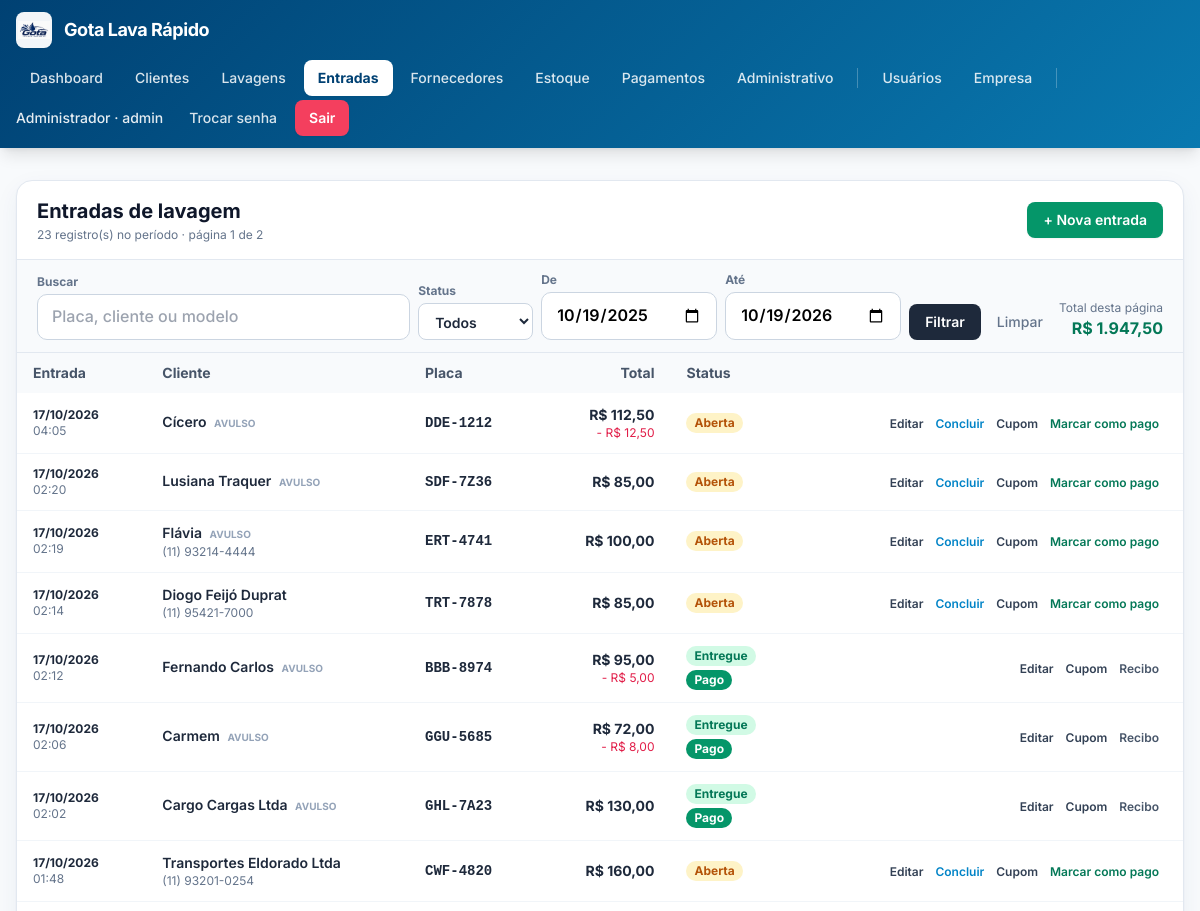
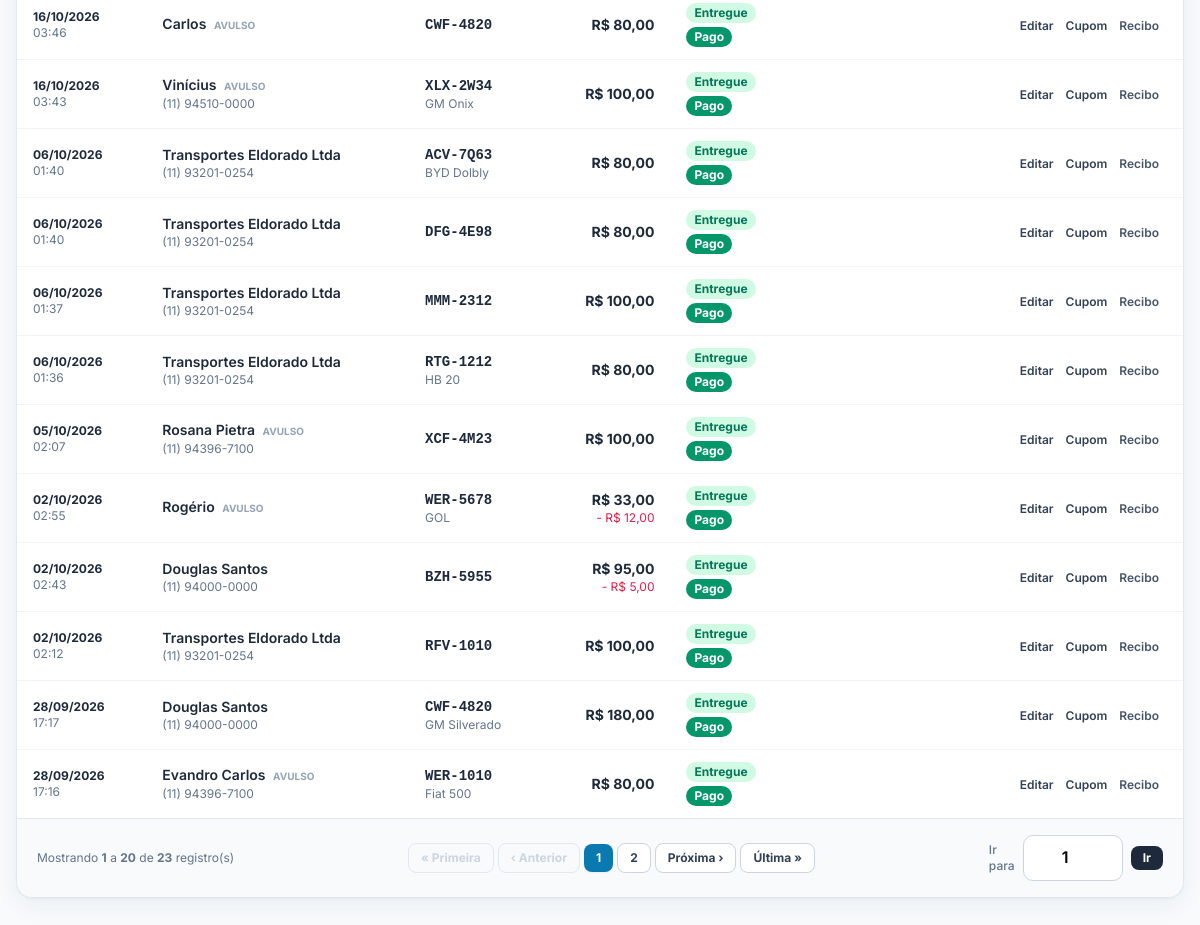
The app's page /entradas.php (signed in), older data (2 pictures, top to bottom).
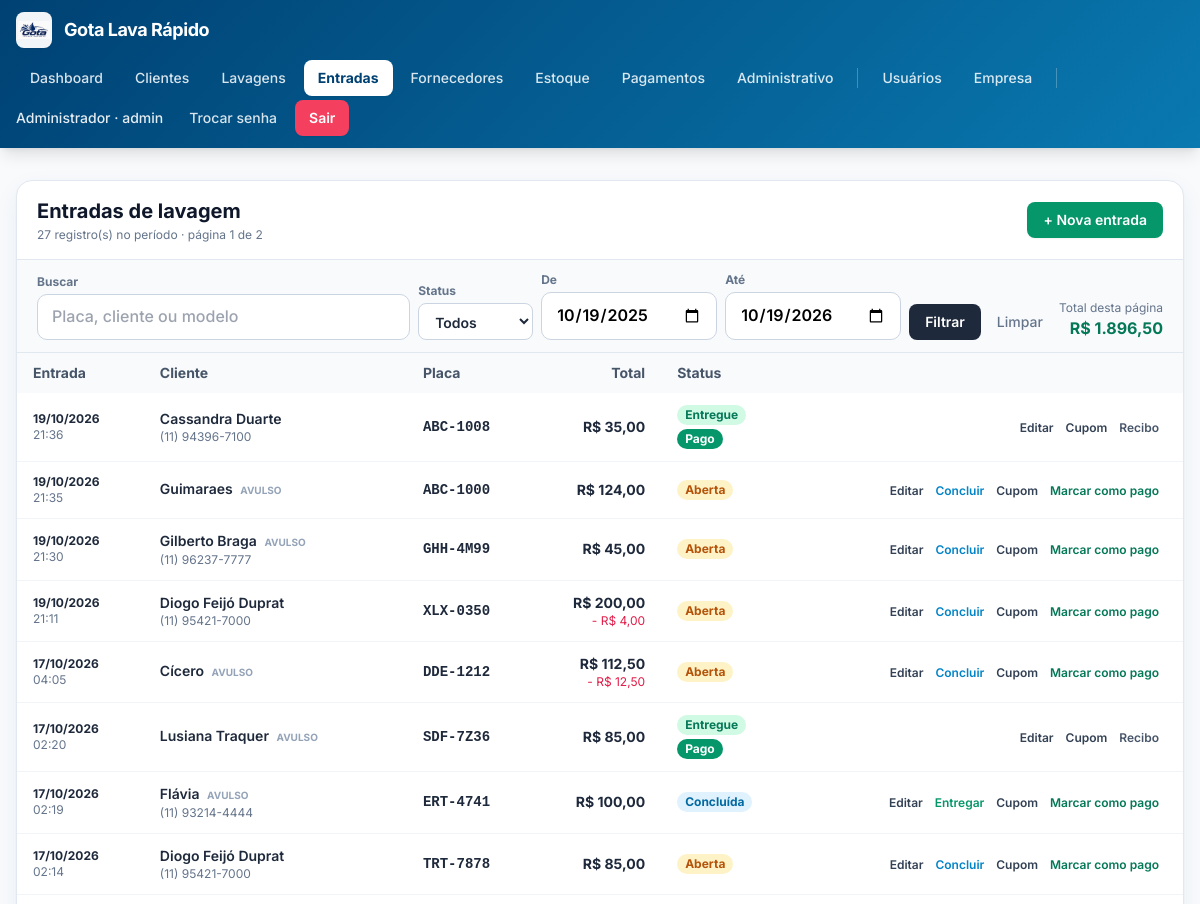
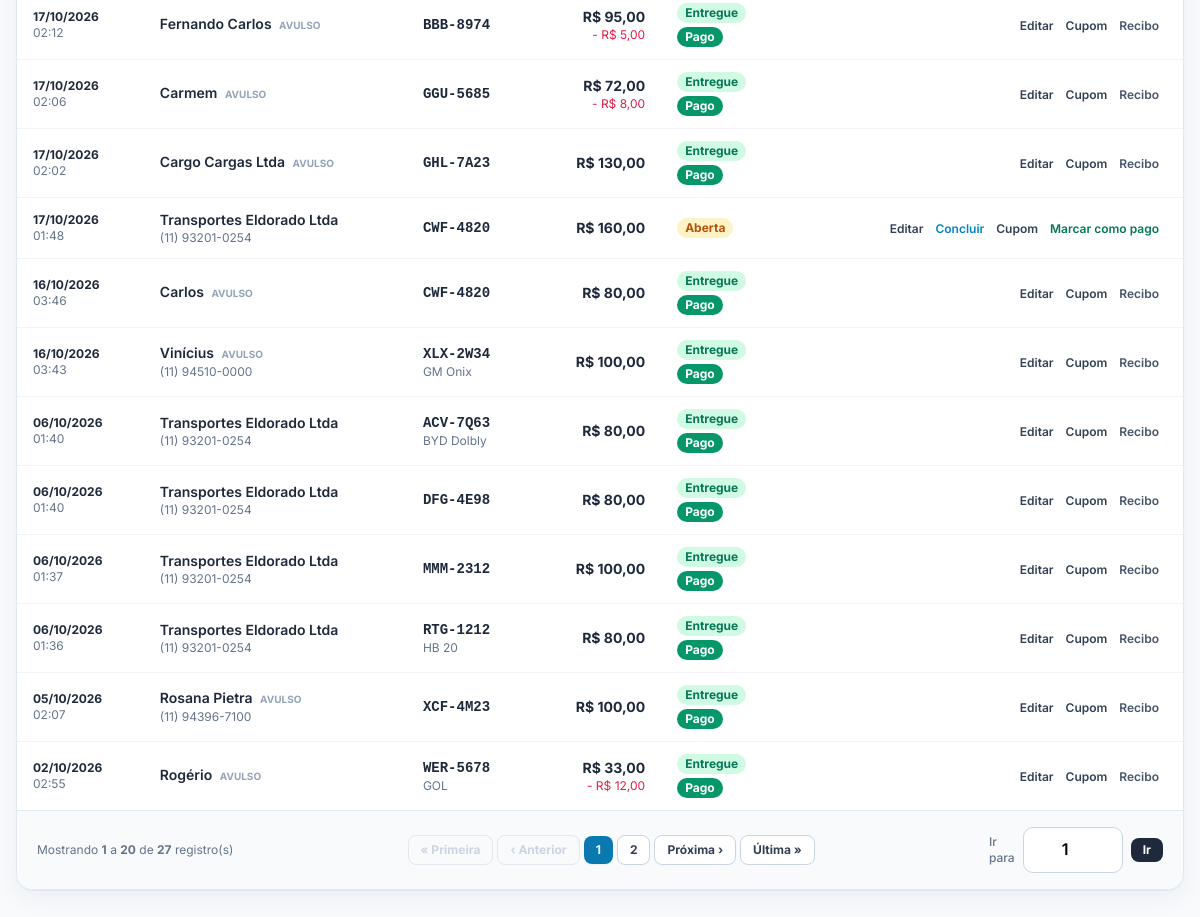
The same page, newer data (2 pictures, top to bottom).
### tables this page shows
CREATE TABLE lavagem_entradas (
        id INTEGER PRIMARY KEY AUTOINCREMENT,
        cliente_id INTEGER,
        placa TEXT NOT NULL DEFAULT '',
        veiculo_id INTEGER,
        veiculo_manual_marca TEXT NOT NULL DEFAULT '',
        veiculo_manual_modelo TEXT NOT NULL DEFAULT '',
        veiculo_manual_cor TEXT NOT NULL DEFAULT '',
        veiculo_manual_ano TEXT NOT NULL DEFAULT '',
        data_entrada TEXT NOT NULL,
        hora_entrada TEXT NOT NULL,
        previsao_saida_horas INTEGER NOT NULL DEFAULT 0,
        previsao_saida_datetime TEXT NOT NULL DEFAULT '',
        observacoes TEXT NOT NULL DEFAULT '',
        avarias TEXT NOT NULL DEFAULT '',
        status TEXT NOT NULL DEFAULT 'aberta',
        subtotal_centavos INTEGER NOT NULL DEFAULT 0,
        desconto_centavos INTEGER NOT NULL DEFAULT 0,
        desconto_percentual INTEGER NOT NULL DEFAULT 0,
        total_centavos INTEGER NOT NULL DEFAULT 0,
        pago INTEGER NOT NULL DEFAULT 0,
        criado_por INTEGER,
        criado_em TEXT NOT NULL DEFAULT (datetime('now','localtime')),
        atualizado_em TEXT NOT NULL DEFAULT (datetime('now','localtime')), cliente_nome_avulso TEXT NOT NULL DEFAULT '', cliente_celular TEXT NOT NULL DEFAULT '', sms_enviado INTEGER NOT NULL DEFAULT 0, sms_enviado_em TEXT NOT NULL DEFAULT '',
        FOREIGN KEY (cliente_id) REFERENCES clientes(id) ON DELETE SET NULL,
        FOREIGN KEY (veiculo_id) REFERENCES veiculos(id) ON DELETE SET NULL
    );

CREATE TABLE clientes (
        id INTEGER PRIMARY KEY AUTOINCREMENT,
        tipo TEXT NOT NULL DEFAULT 'F',
        nome TEXT NOT NULL DEFAULT '',
        nome_fantasia TEXT NOT NULL DEFAULT '',
        cpf_cnpj TEXT NOT NULL DEFAULT '',
        rg_ie TEXT NOT NULL DEFAULT '',
        data_nascimento TEXT NOT NULL DEFAULT '',
        email TEXT NOT NULL DEFAULT '',
        telefone TEXT NOT NULL DEFAULT '',
        celular TEXT NOT NULL DEFAULT '',
        cep TEXT NOT NULL DEFAULT '',
        endereco TEXT NOT NULL DEFAULT '',
        numero TEXT NOT NULL DEFAULT '',
        complemento TEXT NOT NULL DEFAULT '',
        bairro TEXT NOT NULL DEFAULT '',
        cidade TEXT NOT NULL DEFAULT '',
        uf TEXT NOT NULL DEFAULT '',
        observacoes TEXT NOT NULL DEFAULT '',
        ativo INTEGER NOT NULL DEFAULT 1,
        criado_em TEXT NOT NULL DEFAULT (datetime('now','localtime')),
        atualizado_em TEXT NOT NULL DEFAULT (datetime('now','localtime'))
    );

### config.php (called while the page is built, shortened)
<?php
function db(): PDO {
    static $pdo = null;
    if ($pdo === null) {
        $pdo = new PDO('sqlite:' . DB_PATH, null, null, [
            PDO::ATTR_ERRMODE            => PDO::ERRMODE_EXCEPTION,
            PDO::ATTR_DEFAULT_FETCH_MODE => PDO::FETCH_ASSOC,
        ]);
        $pdo->exec('PRAGMA foreign_keys = ON');
        $pdo->exec('PRAGMA journal_mode = WAL');
    }
    return $pdo;
}
require_once APP_ROOT . '/functions.php';

### functions.php (called while the page is built, shortened)
<?php
function e(?string $s): string {
    return htmlspecialchars((string)$s, ENT_QUOTES, 'UTF-8');
}
function normalizar_placa(string $placa): string {
    return strtoupper(preg_replace('/[^A-Za-z0-9]/', '', $placa));
}
function formatar_placa(string $placa): string {
    $p = normalizar_placa($placa);
    return substr($p, 0, 3) . '-' . substr($p, 3);
}
function centavos_para_moeda(int $c): string {
    return number_format($c / 100, 2, ',', '.');
}
function centavos_para_moeda_brl(int $c): string {
    return 'R$ ' . centavos_para_moeda($c);
}

### entradas.php (the view, shortened to what the changed rows need)
<?php
require_once __DIR__ . '/config.php';
$busca  = trim((string)($_GET['q'] ?? ''));
$status = trim((string)($_GET['status'] ?? ''));
$de  = trim((string)($_GET['de']  ?? date('Y-m-d', strtotime('-12 months'))));
$ate = trim((string)($_GET['ate'] ?? date('Y-m-d')));
$pagina = max(1, (int)($_GET['pagina'] ?? 1));
$porPagina = 20;
$where  = [];
$params = [];
$where[] = 'e.data_entrada >= :de';
$params[':de'] = $de;
$where[] = 'e.data_entrada <= :ate';
$params[':ate'] = $ate;
$sqlWhere = 'WHERE ' . implode(' AND ', $where);
$stCount = db()->prepare("
    SELECT COUNT(*)
    FROM lavagem_entradas e
    LEFT JOIN clientes c ON c.id = e.cliente_id
    $sqlWhere
");
$stCount->execute($params);
$totalRegistros = (int)$stCount->fetchColumn();
$totalPaginas = max(1, (int)ceil($totalRegistros / $porPagina));
$offset = ($pagina - 1) * $porPagina;
$sql = "SELECT e.*, c.nome AS cliente_nome_cadastro
        FROM lavagem_entradas e
        LEFT JOIN clientes c ON c.id = e.cliente_id
        $sqlWhere
        ORDER BY e.data_entrada DESC, e.hora_entrada DESC, e.id DESC
        LIMIT $porPagina OFFSET $offset";
$st = db()->prepare($sql);
$st->execute($params);
$entradas = $st->fetchAll();
$totalPagina = 0;
foreach ($entradas as $en) $totalPagina += (int)$en['total_centavos'];
function urlPagina(int $pagina, array $filtros): string {
    $q = array_filter($filtros, fn($v) => $v !== '' && $v !== null);
    $q['pagina'] = $pagina;
    return 'entradas.php?' . http_build_query($q);
}
$filtrosAtuais = [
    'q'      => $busca,
    'status' => $status,
    'de'     => $de,
    'ate'    => $ate,
];
require __DIR__ . '/header.php';
?>
<div class="bg-white rounded-2xl shadow-card border border-slate-200 overflow-hidden">
  <div class="px-5 py-4 border-b border-slate-200 flex flex-wrap items-center justify-between gap-3">
    <div>
      <h1 class="text-xl font-bold text-slate-900">Entradas de lavagem</h1>
      <p class="text-xs text-slate-500 mt-0.5">
        <?= (int)$totalRegistros ?> registro(s) no período
        <?= $totalPaginas > 1 ? ' · página ' . $pagina . ' de ' . $totalPaginas : '' ?>
      </p>
    </div>
  </div>
  <form method="get" class="px-5 py-3 bg-slate-50 border-b border-slate-200 flex flex-wrap gap-2 items-end">
    <div class="ml-auto text-right">
      <div class="text-xs text-slate-500">Total desta página</div>
      <div class="font-bold text-emerald-700"><?= e(centavos_para_moeda_brl($totalPagina)) ?></div>
    </div>
  </form>
  <div class="overflow-x-auto">
    <table class="min-w-full text-sm">
      <thead class="bg-slate-50 text-slate-600">
        <tr>
          <th class="text-left px-4 py-2.5 font-bold">Entrada</th>
          <th class="text-left px-4 py-2.5 font-bold">Cliente</th>
          <th class="text-left px-4 py-2.5 font-bold">Placa</th>
          <th class="text-right px-4 py-2.5 font-bold">Total</th>
          <th class="text-left px-4 py-2.5 font-bold">Status</th>
          <th class="px-4 py-2.5"></th>
        </tr>
      </thead>
      <tbody class="divide-y divide-slate-100">
      <?php if (!$entradas): ?>
        <tr><td colspan="6" class="px-4 py-10 text-center text-slate-400">
          Nenhuma entrada encontrada no período selecionado.
        </td></tr>
      <?php else: ?>
        <?php foreach ($entradas as $en): ?>
          <?php
            $nomeExibir = $en['cliente_nome_cadastro'] ?: ($en['cliente_nome_avulso'] ?: '—');
            $celExibir  = $en['cliente_celular'] ?? '';
            $ehAvulso   = empty($en['cliente_id']);
          ?>
          <tr class="hover:bg-slate-50 transition">
            <td class="px-4 py-3 text-xs">
              <div class="font-bold text-slate-800"><?= e(date('d/m/Y', strtotime($en['data_entrada']))) ?></div>
              <div class="text-slate-500"><?= e(substr($en['hora_entrada'], 0, 5)) ?></div>
            </td>
            <td class="px-4 py-3">
              <div class="font-semibold text-slate-800">
                <?= e($nomeExibir) ?>
                <?php if ($ehAvulso && $nomeExibir !== '—'): ?>
                  <span class="text-[10px] uppercase text-slate-400 ml-1 font-bold">avulso</span>
                <?php endif; ?>
              </div>
              <?php if ($celExibir): ?>
                <div class="text-xs text-slate-500"><?= e($celExibir) ?></div>
              <?php endif; ?>
            </td>
            <td class="px-4 py-3">
              <div class="font-mono font-bold text-slate-800"><?= e(formatar_placa($en['placa'])) ?></div>
              <?php $desc = trim(($en['veiculo_manual_marca'] ?? '') . ' ' . ($en['veiculo_manual_modelo'] ?? '')); ?>
              <?php if ($desc): ?><div class="text-xs text-slate-500"><?= e($desc) ?></div><?php endif; ?>
            </td>
            <td class="px-4 py-3 text-right font-bold text-slate-800 whitespace-nowrap">
              <?= e(centavos_para_moeda_brl((int)$en['total_centavos'])) ?>
              <?php if ((int)$en['desconto_centavos'] > 0): ?>
                <div class="text-xs text-rose-600 font-normal">
                  - <?= e(centavos_para_moeda_brl((int)$en['desconto_centavos'])) ?>
                </div>
              <?php endif; ?>
            </td>
            <td class="px-4 py-3">
              <div class="flex flex-col gap-1">
                <?php if ($en['status'] === 'aberta'): ?>
                  <span class="inline-block text-xs px-2 py-0.5 rounded-full bg-amber-100 text-amber-700 w-fit font-bold">Aberta</span>
                <?php elseif ($en['status'] === 'concluida'): ?>
                  <span class="inline-block text-xs px-2 py-0.5 rounded-full bg-sky-100 text-sky-700 w-fit font-bold">Concluída</span>
                <?php else: ?>
                  <span class="inline-block text-xs px-2 py-0.5 rounded-full bg-emerald-100 text-emerald-700 w-fit font-bold">Entregue</span>
                <?php endif; ?>
                <?php if ($en['pago']): ?>
                  <span class="inline-block text-xs px-2 py-0.5 rounded-full bg-emerald-600 text-white w-fit font-bold">Pago</span>
                <?php endif; ?>
              </div>
            </td>
            <td class="px-4 py-3 text-right whitespace-nowrap">
              <a href="entrada_lavagem.php?id=<?= (int)$en['id'] ?>"
                 class="text-slate-700 hover:underline text-xs font-semibold mr-2">Editar</a>
              <?php if ($en['status'] === 'aberta'): ?>
                <form method="post" class="inline">
                  <button class="text-sky-600 hover:underline text-xs font-semibold mr-2">Concluir</button>
                </form>
              <?php endif; ?>
              <?php if ($en['status'] === 'concluida'): ?>
                <form method="post" class="inline">
                  <button class="text-emerald-600 hover:underline text-xs font-semibold mr-2">Entregar</button>
                </form>
              <?php endif; ?>
              <a href="cupom_lavagem.php?entrada=<?= (int)$en['id'] ?>" target="_blank"
                 class="text-slate-700 hover:underline text-xs font-semibold mr-2">Cupom</a>
              <?php if (!$en['pago']): ?>
                <button type="button"
                        class="btn-pagar text-emerald-700 hover:underline text-xs font-semibold mr-2"
                        data-id="<?= (int)$en['id'] ?>"
                        data-placa="<?= e(formatar_placa($en['placa'])) ?>"
                        data-cliente="<?= e($nomeExibir) ?>"
                        data-total="<?= e(centavos_para_moeda((int)$en['total_centavos'])) ?>">
                  Marcar como pago
                </button>
              <?php else: ?>
                <a href="recibo.php?entrada=<?= (int)$en['id'] ?>"
                   class="text-slate-600 hover:underline text-xs font-semibold mr-2">Recibo</a>
              <?php endif; ?>
            </td>
          </tr>
        <?php endforeach; ?>
      <?php endif; ?>
      </tbody>
    </table>
  </div>
  <?php if ($totalPaginas > 1): ?>
    <?php
      $paginas = [];
      $paginas[] = 1;
      if ($totalPaginas > 1) $paginas[] = $totalPaginas;
      $paginas = array_values(array_unique($paginas));
      sort($paginas);
    ?>
    <div class="px-5 py-4 border-t border-slate-200 flex flex-wrap items-center justify-between gap-3 bg-slate-50">
      <div class="text-xs text-slate-500">
        Mostrando
        <strong><?= $offset + 1 ?></strong>
        a
        <strong><?= min($offset + $porPagina, $totalRegistros) ?></strong>
        de
        <strong><?= $totalRegistros ?></strong>
        registro(s)
      </div>
      <nav class="flex items-center gap-1 flex-wrap">
        <?php if ($pagina > 1): ?>
          <a href="<?= e(urlPagina(1, $filtrosAtuais)) ?>"
             class="px-3 py-1.5 rounded-lg border border-slate-300 bg-white hover:bg-slate-100 text-xs font-bold text-slate-700">
            « Primeira
          </a>
          <a href="<?= e(urlPagina($pagina - 1, $filtrosAtuais)) ?>"
             class="px-3 py-1.5 rounded-lg border border-slate-300 bg-white hover:bg-slate-100 text-xs font-bold text-slate-700">
            ‹ Anterior
          </a>
        <?php else: ?>
          <span class="px-3 py-1.5 rounded-lg border border-slate-200 bg-slate-50 text-xs font-bold text-slate-300 cursor-not-allowed">« Primeira</span>
          <span class="px-3 py-1.5 rounded-lg border border-slate-200 bg-slate-50 text-xs font-bold text-slate-300 cursor-not-allowed">‹ Anterior</span>
        <?php endif; ?>
        <?php
          foreach ($paginas as $p):
        ?>
        <?php
            if ($p === $pagina):
        ?>
          <span class="px-3 py-1.5 rounded-lg bg-brand-500 text-white text-xs font-bold shadow-sm">
            <?= $p ?>
          </span>
        <?php else: ?>
          <a href="<?= e(urlPagina($p, $filtrosAtuais)) ?>"
             class="px-3 py-1.5 rounded-lg border border-slate-300 bg-white hover:bg-slate-100 text-xs font-bold text-slate-700">
            <?= $p ?>
          </a>
        <?php
            endif;
          endforeach;
        ?>
        <?php if ($pagina < $totalPaginas): ?>
          <a href="<?= e(urlPagina($pagina + 1, $filtrosAtuais)) ?>"
             class="px-3 py-1.5 rounded-lg border border-slate-300 bg-white hover:bg-slate-100 text-xs font-bold text-slate-700">
            Próxima ›
          </a>
          <a href="<?= e(urlPagina($totalPaginas, $filtrosAtuais)) ?>"
             class="px-3 py-1.5 rounded-lg border border-slate-300 bg-white hover:bg-slate-100 text-xs font-bold text-slate-700">
            Última »
          </a>
        <?php else: ?>
          <span class="px-3 py-1.5 rounded-lg border border-slate-200 bg-slate-50 text-xs font-bold text-slate-300 cursor-not-allowed">Próxima ›</span>
          <span class="px-3 py-1.5 rounded-lg border border-slate-200 bg-slate-50 text-xs font-bold text-slate-300 cursor-not-allowed">Última »</span>
        <?php endif; ?>
      </nav>
      <form method="get" class="flex items-center gap-2 text-xs">
        <label class="text-slate-500 font-medium">Ir para</label>
        <input type="number" name="pagina" min="1" max="<?= $totalPaginas ?>"
               value="<?= $pagina ?>"
               class="w-16 rounded-lg border border-slate-300 px-2 py-1 text-center font-bold text-black">
        <button class="rounded-lg bg-slate-800 hover:bg-slate-700 text-white px-3 py-1 text-xs font-bold">Ir</button>
      </form>
    </div>
  <?php endif; ?>
</div>
<?php require __DIR__ . '/footer.php'; ?>

Row changes from the older to the newer data that the page shows:
no longer on this page (row unchanged): lavagem_entradas: data_entrada "02/10/2026", hora_entrada "02:43", cliente.nome "Douglas Santos", cliente_celular "(11) 94000-0000", placa "BZH-5955", total_centavos "R$ 95,00", desconto_centavos "R$ 5,00", status "Entregue", pago "Pago"
no longer on this page (row unchanged): lavagem_entradas: data_entrada "02/10/2026", hora_entrada "02:12", cliente.nome "Transportes Eldorado Ltda", cliente_celular "(11) 93201-0254", placa "RFV-1010", total_centavos "R$ 100,00", status "Entregue", pago "Pago"
no longer on this page (row unchanged): lavagem_entradas: data_entrada "28/09/2026", hora_entrada "17:17", cliente.nome "Douglas Santos", cliente_celular "(11) 94000-0000", placa "CWF-4820", desc "GM Silverado", total_centavos "R$ 180,00", status "Entregue", pago "Pago"
no longer on this page (row unchanged): lavagem_entradas: data_entrada "28/09/2026", hora_entrada "17:16", cliente_nome_avulso "Evandro Carlos", shows "AVULSO", cliente_celular "(11) 94396-7100", placa "WER-1010", desc "Fiat 500", total_centavos "R$ 80,00", status "Entregue", pago "Pago"
added lavagem_entradas: data_entrada "19/10/2026", hora_entrada "21:36", cliente.nome "Cassandra Duarte", cliente_celular "(11) 94396-7100", placa "ABC-1008", total_centavos "R$ 35,00", status "Entregue", pago "Pago"
added lavagem_entradas: data_entrada "19/10/2026", hora_entrada "21:35", cliente_nome_avulso "Guimaraes", shows "AVULSO", placa "ABC-1000", total_centavos "R$ 124,00", status "Aberta"
added lavagem_entradas: data_entrada "19/10/2026", hora_entrada "21:30", cliente_nome_avulso "Gilberto Braga", shows "AVULSO", cliente_celular "(11) 96237-7777", placa "GHH-4M99", total_centavos "R$ 45,00", status "Aberta"
added lavagem_entradas: data_entrada "19/10/2026", hora_entrada "21:11", cliente.nome "Diogo Feijó Duprat", cliente_celular "(11) 95421-7000", placa "XLX-0350", total_centavos "R$ 200,00", desconto_centavos "R$ 4,00", status "Aberta"
changed lavagem_entradas "Lusiana Traquer": status "Aberta Concluir" → "Entregue"; pago "Marcar como pago" → "Pago Recibo"
changed lavagem_entradas "Flávia": status "Aberta Concluir" → "Concluída Entregar"
Text that changed along with them:
$totalRegistros: "23" → "27"
centavos_para_moeda_brl($totalPagina): "R$ 1.947,50" → "R$ 1.896,50"
